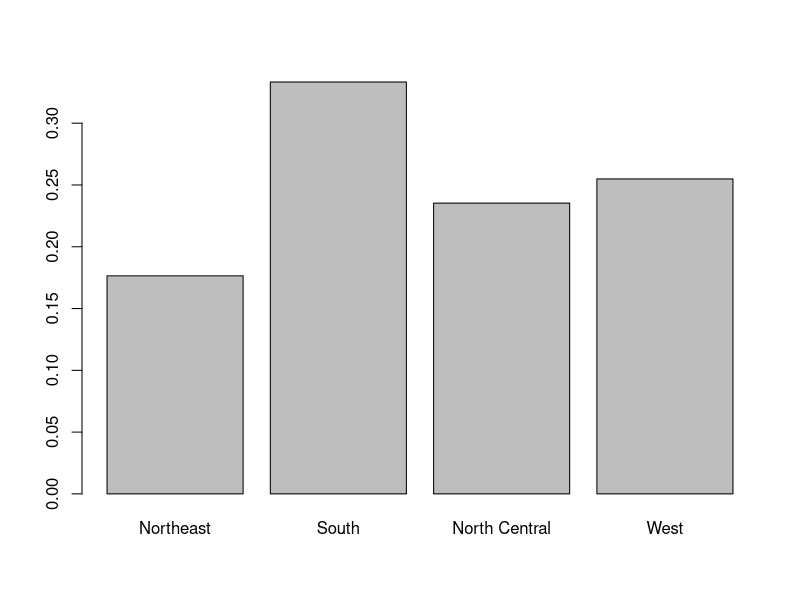
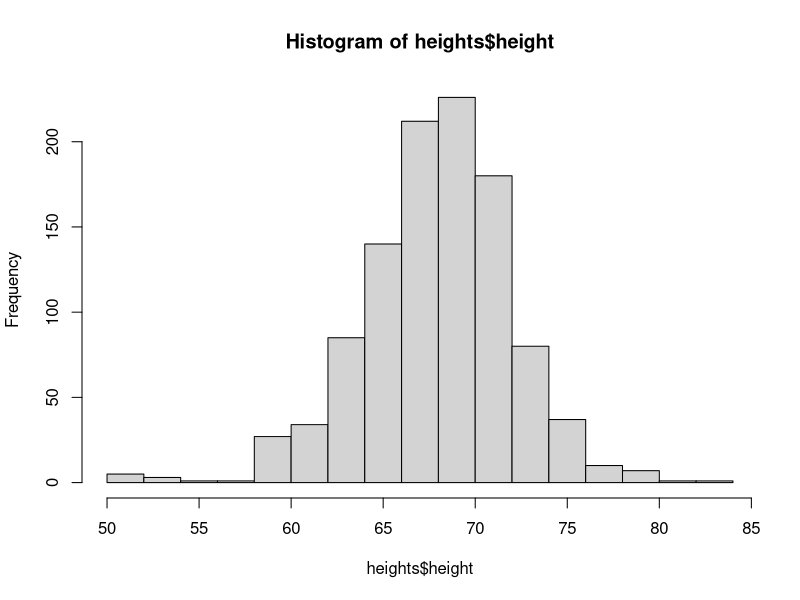

The R source for these figures, in order:
# SECTION 1: INTRODUCTION TO DATA VISUALIZATION AND DISTRIBUTIONS

# Data visualization provides a powerful way to communicate a data-driven finding. It is the strongest tool for exploratory data analysis (EDA).
# Examine the heights dataset
library(dslabs)
data("heights")
# Extract the variable names from a dataset
names(heights)

# 1. 1 Variable types ####

# Categorical data: variables that are defined by a small number of groups. Categorical data can be divided into 2 groups:
# ordinal: data which have an inherent order to the categories (small/medium/large) and non-ordinal.
# Non-ordinal: data that have no inherent order (male/female)
table(heights$sex) # non-ordinal categorical data

# Numerical data: take a variety of numeric values. Numerical data can be continuous or discrete.
# continuous variables: those that can take any values, such as heights, if measured with enough precision.
heights$height 
# discrete variables: round numbers (population count...etc). Discrete numerical data could be considered categorical or ordinal. E.g, height could be ordinal if it's reported in a small number of values (short, medium, tall). 
# Explore how many unique values are used in the heights variable with unique() function.
height <- heights$height
unique(height)
# Combine with length() to determine how many unique heights 
length(unique(height))

# 1.2 Data distribution ####

# The most basic statistical summary of a list of objects or numbers is its distribution. Once a vector has been summarized as a distribution, there are several data visualization techniques to effectively relay this information. 
# E.g, with categorical data, the distribution simply describes the proportion of each unique category.
table(heights$sex)
# The two-category frequency table is the simplest form of distribution.
prop.table(table(heights$sex)) # no need to visualize since the number already describes everything we need to know.

# When there are more categories, a simple barplot can describe the distribution. Example with the state regions
data("murders")
region <- prop.table(table(murders$region))
barplot(region) # barplots are often used to display a few numbers.

# For continuous numerical data, reporting the frequency of each unique entry is not an effective summary as many or most values are unique. 

# 1.3 Histograms ####

# Histograms are much more preferred to display numerical data. Histogram sacrifices a bit of information to produce plots that are easy to interpret.
hist(heights$height) 
# A histogram divides data into non-overlapping bins of the same size and plots the counts of values that fall in that intervals.E.g, the height data splits the range of values into one inch intervals. Histograms don't distinguish between 60.0, 60.1 and 60.2 inches. Given that these differences are almost unnoticeable to the eye, the practical implications are negligible.  
